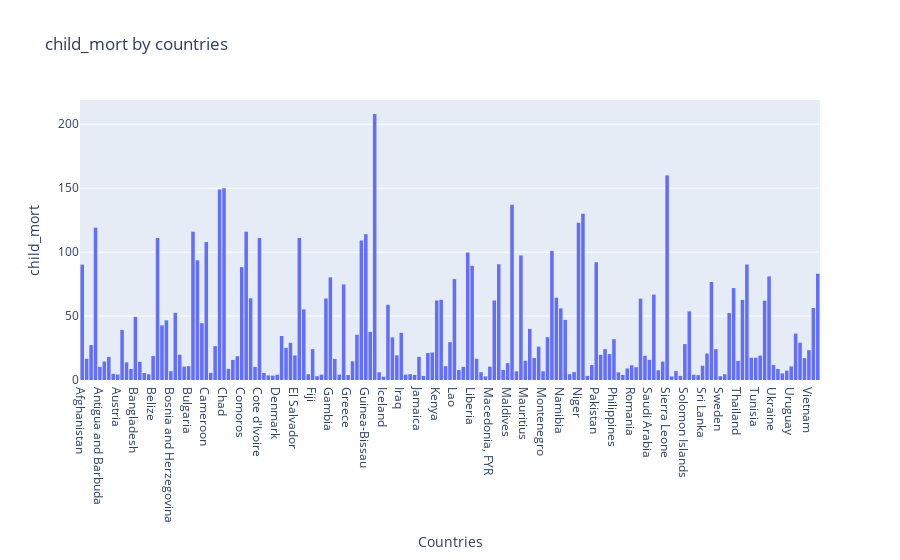
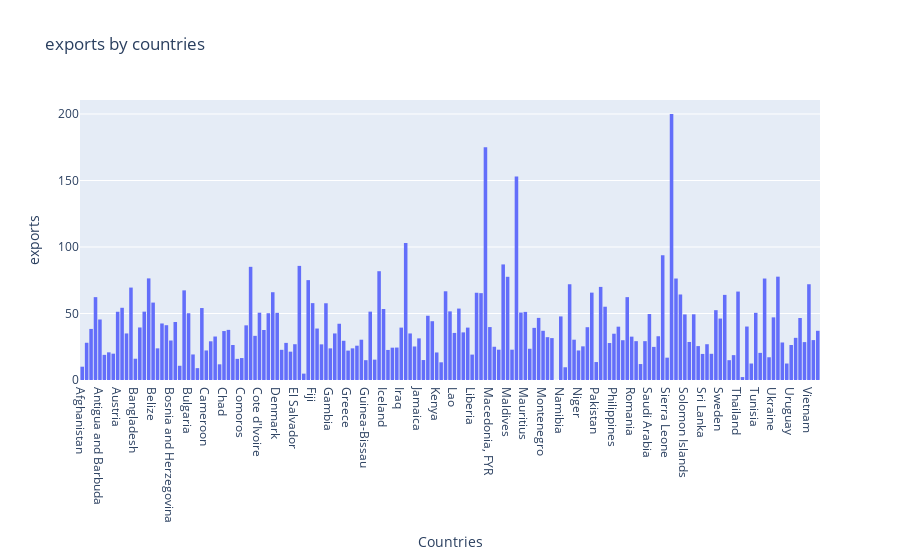
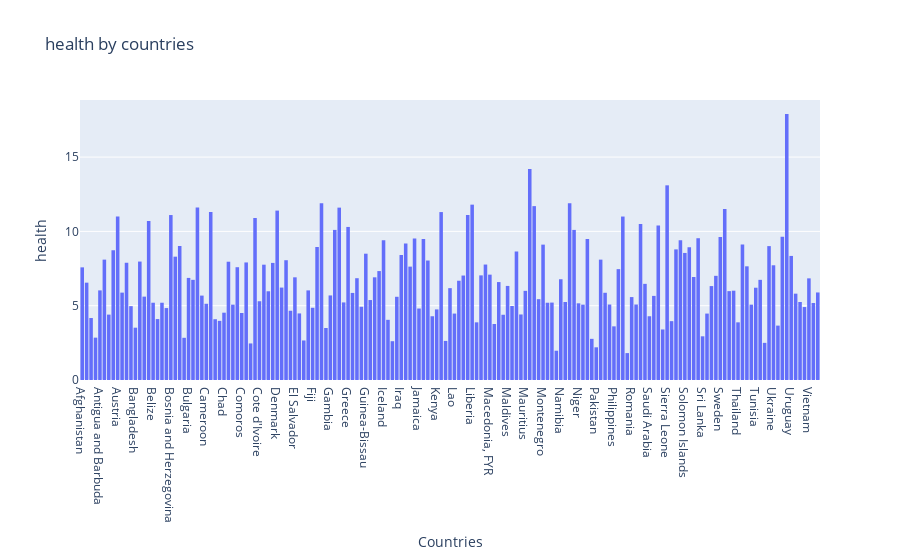
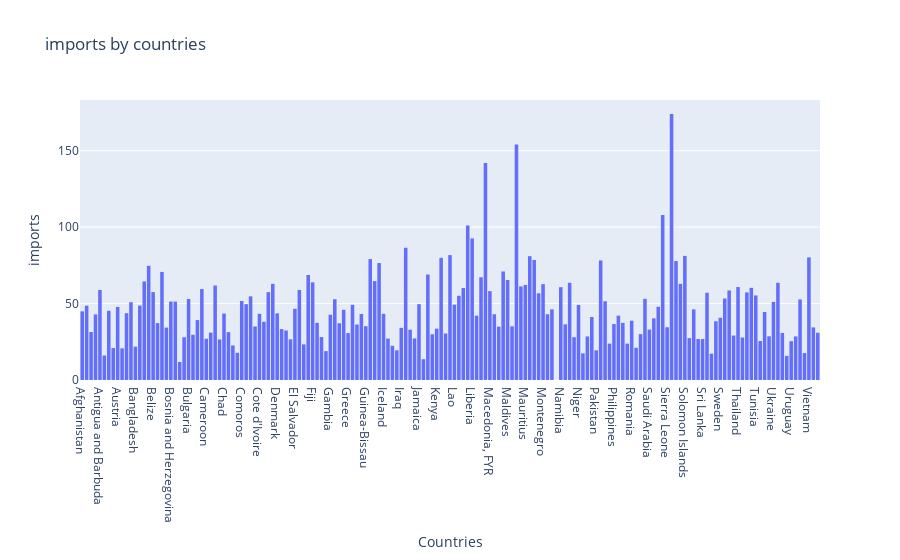

Notebook code for these charts, in order:
### Markdown cell above
On observe qu'il y a de nombreuses corrélations évidentes, comme par exemple le nombre de morts d'enfants avec l'espérance de vie, ou encore le PIB avec le revenu moyen. Il y a cependant des variables très peu corrélées avec les autres comme l'inflation ou la santé. Nous pouvons ainsi remettre en question l'utilité de ces dernières. Cependant, il faut encore observer leur distribution, afin de voir si on peut observer différentes catégories dans l'ensemble de leurs valeurs. Il faut de plus ne pas oublier qu'en retirant ces variables, on pourrait perdre beaucoup d'informations.

### Affichage des distributions de chaque variable par pays

### Code cell
for column in data.columns[1:]:
    fig = px.histogram(data, x="country", y=column, labels={"country" : "Countries"}, title=f"{column} by countries").update_layout(yaxis_title=column)
    fig.show()

### Figure 1 — Plotly figure (JSON) as saved in the notebook; plotly's stock layout.template omitted (floating-point values rounded to 4 significant figures; data arrays with more than 128 entries replaced by an {"elided": "..."} marker saying what was removed)
{"data": [{"alignmentgroup": "True", "bingroup": "x", "histfunc": "sum", "hovertemplate": "Countries=%{x}<br>sum of child_mort=%{y}<extra></extra>", "legendgroup": "", "marker": {"color": "#636efa", "pattern": {"shape": ""}}, "name": "", "offsetgroup": "", "orientation": "v", "showlegend": false, "type": "histogram", "x": {"elided": "167 str values"}, "xaxis": "x", "y": {"elided": "167 float values"}, "yaxis": "y"}], "layout": {"barmode": "relative", "legend": {"tracegroupgap": 0}, "title": {"text": "child_mort by countries"}, "xaxis": {"anchor": "y", "domain": [0, 1], "title": {"text": "Countries"}}, "yaxis": {"anchor": "x", "domain": [0, 1], "title": {"text": "child_mort"}}}}

### Figure 2 — Plotly figure (JSON) as saved in the notebook; plotly's stock layout.template omitted (floating-point values rounded to 4 significant figures; data arrays with more than 128 entries replaced by an {"elided": "..."} marker saying what was removed)
{"data": [{"alignmentgroup": "True", "bingroup": "x", "histfunc": "sum", "hovertemplate": "Countries=%{x}<br>sum of exports=%{y}<extra></extra>", "legendgroup": "", "marker": {"color": "#636efa", "pattern": {"shape": ""}}, "name": "", "offsetgroup": "", "orientation": "v", "showlegend": false, "type": "histogram", "x": {"elided": "167 str values"}, "xaxis": "x", "y": {"elided": "167 float values"}, "yaxis": "y"}], "layout": {"barmode": "relative", "legend": {"tracegroupgap": 0}, "title": {"text": "exports by countries"}, "xaxis": {"anchor": "y", "domain": [0, 1], "title": {"text": "Countries"}}, "yaxis": {"anchor": "x", "domain": [0, 1], "title": {"text": "exports"}}}}

### Figure 3 — Plotly figure (JSON) as saved in the notebook; plotly's stock layout.template omitted (floating-point values rounded to 4 significant figures; data arrays with more than 128 entries replaced by an {"elided": "..."} marker saying what was removed)
{"data": [{"alignmentgroup": "True", "bingroup": "x", "histfunc": "sum", "hovertemplate": "Countries=%{x}<br>sum of health=%{y}<extra></extra>", "legendgroup": "", "marker": {"color": "#636efa", "pattern": {"shape": ""}}, "name": "", "offsetgroup": "", "orientation": "v", "showlegend": false, "type": "histogram", "x": {"elided": "167 str values"}, "xaxis": "x", "y": {"elided": "167 float values"}, "yaxis": "y"}], "layout": {"barmode": "relative", "legend": {"tracegroupgap": 0}, "title": {"text": "health by countries"}, "xaxis": {"anchor": "y", "domain": [0, 1], "title": {"text": "Countries"}}, "yaxis": {"anchor": "x", "domain": [0, 1], "title": {"text": "health"}}}}

### Figure 4 — Plotly figure (JSON) as saved in the notebook; plotly's stock layout.template omitted (floating-point values rounded to 4 significant figures; data arrays with more than 128 entries replaced by an {"elided": "..."} marker saying what was removed)
{"data": [{"alignmentgroup": "True", "bingroup": "x", "histfunc": "sum", "hovertemplate": "Countries=%{x}<br>sum of imports=%{y}<extra></extra>", "legendgroup": "", "marker": {"color": "#636efa", "pattern": {"shape": ""}}, "name": "", "offsetgroup": "", "orientation": "v", "showlegend": false, "type": "histogram", "x": {"elided": "167 str values"}, "xaxis": "x", "y": {"elided": "167 float values"}, "yaxis": "y"}], "layout": {"barmode": "relative", "legend": {"tracegroupgap": 0}, "title": {"text": "imports by countries"}, "xaxis": {"anchor": "y", "domain": [0, 1], "title": {"text": "Countries"}}, "yaxis": {"anchor": "x", "domain": [0, 1], "title": {"text": "imports"}}}}
